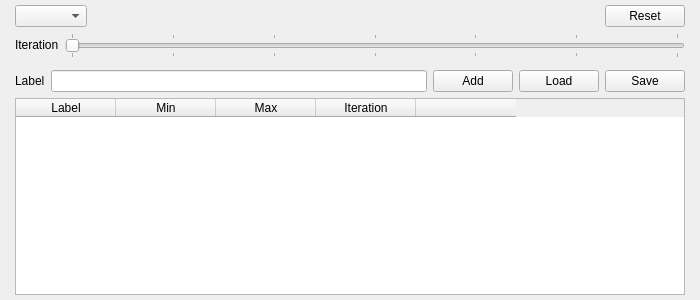
<?xml version="1.0" encoding="UTF-8"?>
<ui version="4.0">
 <class>MainWindow</class>
 <widget class="QMainWindow" name="MainWindow">
  <property name="geometry">
   <rect>
    <x>0</x>
    <y>0</y>
    <width>700</width>
    <height>300</height>
   </rect>
  </property>
  <property name="minimumSize">
   <size>
    <width>700</width>
    <height>300</height>
   </size>
  </property>
  <property name="contextMenuPolicy">
   <enum>Qt::DefaultContextMenu</enum>
  </property>
  <property name="windowTitle">
   <string>Color Filter</string>
  </property>
  <widget class="QWidget" name="layout_root">
   <layout class="QVBoxLayout" name="verticalLayout">
    <property name="leftMargin">
     <number>15</number>
    </property>
    <property name="topMargin">
     <number>5</number>
    </property>
    <property name="rightMargin">
     <number>15</number>
    </property>
    <property name="bottomMargin">
     <number>5</number>
    </property>
    <item>
     <layout class="QHBoxLayout" name="layout_control">
      <item>
       <widget class="QComboBox" name="combo_source"/>
      </item>
      <item>
       <spacer name="spacer">
        <property name="orientation">
         <enum>Qt::Horizontal</enum>
        </property>
        <property name="sizeHint" stdset="0">
         <size>
          <width>40</width>
          <height>20</height>
         </size>
        </property>
       </spacer>
      </item>
      <item>
       <widget class="QPushButton" name="btn_reset">
        <property name="text">
         <string>Reset</string>
        </property>
       </widget>
      </item>
     </layout>
    </item>
    <item>
     <layout class="QFormLayout" name="layout_iteration">
      <item row="0" column="0">
       <widget class="QLabel" name="_unuse0">
        <property name="text">
         <string>Iteration</string>
        </property>
       </widget>
      </item>
      <item row="0" column="1">
       <widget class="QSlider" name="slider_iteration">
        <property name="minimum">
         <number>0</number>
        </property>
        <property name="maximum">
         <number>30</number>
        </property>
        <property name="singleStep">
         <number>1</number>
        </property>
        <property name="pageStep">
         <number>5</number>
        </property>
        <property name="value">
         <number>0</number>
        </property>
        <property name="orientation">
         <enum>Qt::Horizontal</enum>
        </property>
        <property name="tickPosition">
         <enum>QSlider::TicksBothSides</enum>
        </property>
        <property name="tickInterval">
         <number>5</number>
        </property>
       </widget>
      </item>
     </layout>
    </item>
    <item>
     <widget class="ColorSlider" name="colorslider" native="true"/>
    </item>
    <item>
     <layout class="QHBoxLayout" name="_unused1">
      <item>
       <widget class="QLabel" name="_unuesd2">
        <property name="text">
         <string>Label</string>
        </property>
       </widget>
      </item>
      <item>
       <widget class="QLineEdit" name="line_label"/>
      </item>
      <item>
       <widget class="QPushButton" name="btn_add">
        <property name="text">
         <string>Add</string>
        </property>
       </widget>
      </item>
      <item>
       <widget class="QPushButton" name="btn_load">
        <property name="text">
         <string>Load</string>
        </property>
       </widget>
      </item>
      <item>
       <widget class="QPushButton" name="btn_save">
        <property name="text">
         <string>Save</string>
        </property>
       </widget>
      </item>
     </layout>
    </item>
    <item>
     <widget class="ConfigTable" name="table">
      <property name="selectionMode">
       <enum>QAbstractItemView::SingleSelection</enum>
      </property>
      <property name="selectionBehavior">
       <enum>QAbstractItemView::SelectRows</enum>
      </property>
      <column>
       <property name="text">
        <string>Label</string>
       </property>
      </column>
      <column>
       <property name="text">
        <string>Min</string>
       </property>
      </column>
      <column>
       <property name="text">
        <string>Max</string>
       </property>
      </column>
      <column>
       <property name="text">
        <string>Iteration</string>
       </property>
      </column>
      <column>
       <property name="text">
        <string/>
       </property>
      </column>
     </widget>
    </item>
   </layout>
  </widget>
 </widget>
 <customwidgets>
  <customwidget>
   <class>ConfigTable</class>
   <extends>QTableWidget</extends>
   <header>.ConfigTable</header>
  </customwidget>
  <customwidget>
   <class>ColorSlider</class>
   <extends>QWidget</extends>
   <header>.ColorSlider</header>
   <container>1</container>
  </customwidget>
 </customwidgets>
 <tabstops>
  <tabstop>combo_source</tabstop>
 </tabstops>
 <resources/>
 <connections>
  <connection>
   <sender>combo_source</sender>
   <signal>currentIndexChanged(int)</signal>
   <receiver>MainWindow</receiver>
   <slot>set_source(int)</slot>
   <hints>
    <hint type="sourcelabel">
     <x>69</x>
     <y>30</y>
    </hint>
    <hint type="destinationlabel">
     <x>82</x>
     <y>174</y>
    </hint>
   </hints>
  </connection>
  <connection>
   <sender>btn_load</sender>
   <signal>clicked()</signal>
   <receiver>MainWindow</receiver>
   <slot>load_config_file()</slot>
   <hints>
    <hint type="sourcelabel">
     <x>585</x>
     <y>95</y>
    </hint>
    <hint type="destinationlabel">
     <x>649</x>
     <y>74</y>
    </hint>
   </hints>
  </connection>
  <connection>
   <sender>btn_save</sender>
   <signal>clicked()</signal>
   <receiver>MainWindow</receiver>
   <slot>save_config_file()</slot>
   <hints>
    <hint type="sourcelabel">
     <x>677</x>
     <y>97</y>
    </hint>
    <hint type="destinationlabel">
     <x>693</x>
     <y>99</y>
    </hint>
   </hints>
  </connection>
  <connection>
   <sender>btn_add</sender>
   <signal>clicked()</signal>
   <receiver>MainWindow</receiver>
   <slot>add_to_config()</slot>
   <hints>
    <hint type="sourcelabel">
     <x>511</x>
     <y>112</y>
    </hint>
    <hint type="destinationlabel">
     <x>416</x>
     <y>69</y>
    </hint>
   </hints>
  </connection>
  <connection>
   <sender>btn_reset</sender>
   <signal>clicked()</signal>
   <receiver>MainWindow</receiver>
   <slot>on_reset()</slot>
   <hints>
    <hint type="sourcelabel">
     <x>683</x>
     <y>20</y>
    </hint>
    <hint type="destinationlabel">
     <x>515</x>
     <y>3</y>
    </hint>
   </hints>
  </connection>
  <connection>
   <sender>slider_iteration</sender>
   <signal>valueChanged(int)</signal>
   <receiver>MainWindow</receiver>
   <slot>set_iteration(int)</slot>
   <hints>
    <hint type="sourcelabel">
     <x>247</x>
     <y>62</y>
    </hint>
    <hint type="destinationlabel">
     <x>192</x>
     <y>10</y>
    </hint>
   </hints>
  </connection>
 </connections>
 <slots>
  <slot>set_source(int)</slot>
  <slot>set_iteration(int)</slot>
  <slot>action_triggered(QAction*)</slot>
  <slot>set_debug(bool)</slot>
  <slot>load_config_file()</slot>
  <slot>save_config_file()</slot>
  <slot>add_to_config()</slot>
  <slot>on_reset()</slot>
 </slots>
</ui>
